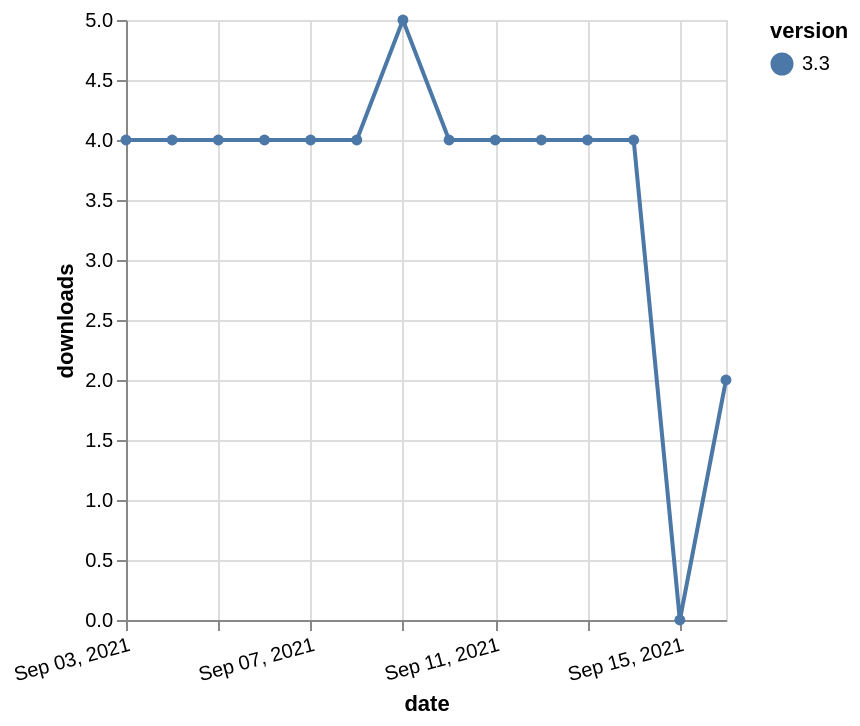

The Vega-Lite source for this figure:
### Vega-Lite specification from a JSON file in a GitHub repository (floating-point values rounded to 4 significant figures)
{"$schema": "https://vega.github.io/schema/vega-lite/v5.json", "description": "A simple bar chart with embedded data.", "data": {"values": [{"date": "2021-09-03", "total": 8032, "delta": 4, "version": "3.3"}, {"date": "2021-09-04", "total": 8036, "delta": 4, "version": "3.3"}, {"date": "2021-09-05", "total": 8040, "delta": 4, "version": "3.3"}, {"date": "2021-09-06", "total": 8044, "delta": 4, "version": "3.3"}, {"date": "2021-09-07", "total": 8048, "delta": 4, "version": "3.3"}, {"date": "2021-09-08", "total": 8052, "delta": 4, "version": "3.3"}, {"date": "2021-09-09", "total": 8057, "delta": 5, "version": "3.3"}, {"date": "2021-09-10", "total": 8061, "delta": 4, "version": "3.3"}, {"date": "2021-09-11", "total": 8065, "delta": 4, "version": "3.3"}, {"date": "2021-09-12", "total": 8069, "delta": 4, "version": "3.3"}, {"date": "2021-09-13", "total": 8073, "delta": 4, "version": "3.3"}, {"date": "2021-09-14", "total": 8077, "delta": 4, "version": "3.3"}, {"date": "2021-09-15", "total": 8077, "delta": 0, "version": "3.3"}, {"date": "2021-09-16", "total": 8079, "delta": 2, "version": "3.3"}]}, "width": "container", "mark": {"type": "line", "point": {"filled": true}}, "encoding": {"x": {"field": "date", "type": "temporal", "timeUnit": "yearmonthdate", "title": "date", "axis": {"labelAngle": -15}}, "y": {"field": "delta", "type": "quantitative", "title": "downloads"}, "color": {"field": "version", "type": "nominal"}, "tooltip": {"field": "delta"}}}
